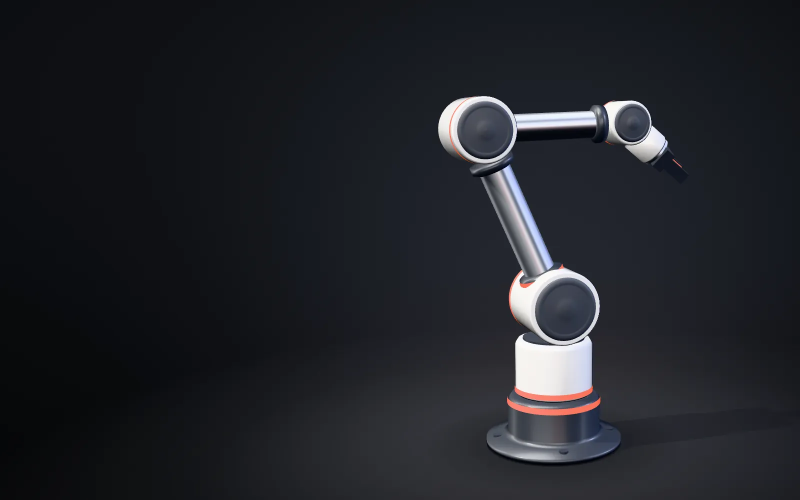
#> input picture .claude/skills/design-deep-dive/kb/creative/10-recipes/examples/l2-zveno/img/hero-d.webp, 1600 x 1000 px (shown at 1/2 size)
$ python series_metrics.py ../../kb/creative/10-recipes/examples/l2-zveno/img/hero-d.webp
#> lines starting #> are read from the running program, lines starting #| are printed output that depends on the picture
### .claude/skills/design-deep-dive/scripts/ai-media/palette.py
#!/usr/bin/env python3
"""palette.py — палитра картинки (k-means в OKLab с долями), ΔE к эталону, перенос цвета (Reinhard, MKL) и экспорт 3D LUT
(.cube). Python окружения скилла: numpy, Pillow.

Командная строка — замер палитры ассетов (этап design-system: палитра ключевых ассетов кодом, не со слов модели):
  palette.py IMG… [--k 6] [--json]
    на картинку — доминирующие цвета по площади: hex, доля, OKLCH (L, C, h°) и нейтрали — средние a, b OKLab пикселей с
    хромой < 0,03 (b > 0 — тёплые, b < 0 — холодные) и медиана хромы; у двух картинок и больше — ещё общая палитра всех
    (all); без --json — таблица. Картинка не читается — одна строка ошибки и код 2.

Модуль (импорт из соседних утилит):
  load(path, w=800) -> float RGB 0…1             — картинка, уменьшенная до стороны w
  palette(img, k=6) -> [(hex, share, oklab)]      — доминирующие цвета по площади; цветов меньше k — палитра короче
  adherence(pal, ref_pal) -> ΔE OKLab             — средняя по площади дистанция цветов картинки до ближайшего цвета эталона
  transfer_reinhard(src, ref, strength) / transfer_mkl(src, ref, strength) — глобальный перенос в OKLab
  grade_params, grade_match, parametric_grade     — грейд без содержания и параметрический грейд паспорта
  write_cube(fn, func, n=33)                      — LUT: func применяется к решётке sRGB, порядок R быстрее всего (Adobe .cube 1.0)"""
import numpy as np
from PIL import Image
M1 = np.array([[0.4122214708, 0.5363325363, 0.0514459929], [0.2119034982, 0.6806995451, 0.1073969566], [0.0883024619, 0.2817188376, 0.6299787005]])
M2 = np.array([[0.2104542553, 0.7936177850, -0.0040720468], [1.9779984951, -2.4285922050, 0.4505937099], [0.0259040371, 0.7827717662, -0.8086757660]])
def lin(c): return np.where(c <= 0.04045, c / 12.92, ((c + 0.055) / 1.055) ** 2.4)
def gam(c): c = np.clip(c, 0, 1); return np.where(c <= 0.0031308, c * 12.92, 1.055 * c ** (1 / 2.4) - 0.055)
def to_oklab(rgb): return np.cbrt(lin(rgb) @ M1.T) @ M2.T
def from_oklab(lab): return gam((np.linalg.inv(M2) @ lab.reshape(-1, 3).T).T.__pow__(3) @ np.linalg.inv(M1).T).reshape(lab.shape)
def load(p, w=800):
#> called with w = 600
    im = Image.open(p).convert("RGB"); im.thumbnail((w, w)); return np.asarray(im).astype(np.float64) / 255
#> in load, im is the input picture: PIL image 1600x1000 RGB; mean R, G, B 32.9, 34.8, 39.9
#> after `im.thumbnail((w, w))`:
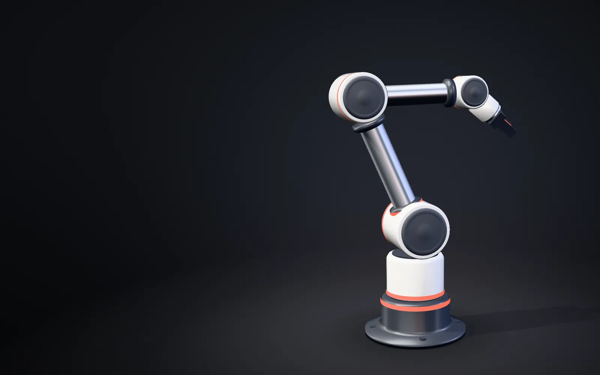
#> im: PIL image 600x375 RGB; mean R, G, B 32.9, 34.8, 39.9
def hexs(rgb): return "#%02x%02x%02x" % tuple(int(round(v * 255)) for v in np.clip(rgb, 0, 1))
def palette(img, k=6, iters=20, seed=0):
#> called with k = 5, iters = 20, seed = 0
    X = to_oklab(img.reshape(-1, 3)); rng = np.random.default_rng(seed); X = X[rng.choice(len(X), min(20000, len(X)), replace=False)]
    C = X[[rng.integers(len(X))]]
#> C = [[0.317, -0.000738, -0.0076]]
    for _ in range(k - 1):                                          # k-means++
        d = ((X[:, None] - C[None]) ** 2).sum(-1).min(1)
        if not d.sum() > 0:                                         # цветов меньше k: центров столько, сколько цветов
            break
        C = np.vstack([C, X[rng.choice(len(X), p=d / d.sum())]])
#> this loop made 4 passes
#> C on pass 1: [[0.317, -0.000738, -0.0076], [0.159, -0.000911, -0.00909]]
#> after the loop, C = [[0.317, -0.000738, -0.0076], [0.159, -0.000911, -0.00909], [0.742, 0.134, 0.0727], [0.211, -0.00879, -0.0352], [0.762, -0.0107, -0.00326]]
    k = len(C)
#> k = 5
    for _ in range(iters):
        lab_ = ((X[:, None] - C[None]) ** 2).sum(-1).argmin(1)
        C = np.array([X[lab_ == j].mean(0) if (lab_ == j).any() else C[j] for j in range(k)])
#> after the loop, C = [[0.318, 0.0007, -0.0113], [0.176, -0.00064, -0.00782], [0.609, 0.0221, 0.000139], [0.238, -0.00104, -0.0124], [0.912, 0.00262, -0.00912]]
    share = np.bincount(lab_, minlength=k) / len(X); o = np.argsort(-share)
#> after `share = np.bincount(lab_, minlength=k) / len(X)`: share = [0.134, 0.387, 0.019, 0.432, 0.0272]
#> after `o = np.argsort(-share)`: o = [3, 1, 0, 4, 2]
    return [(hexs(from_oklab(C[j][None])[0]), float(share[j]), C[j]) for j in o]
#> in gam, `c = np.clip(c, 0, 1)`: c = [[0.0116, 0.0136, 0.0184]]
def adherence(pal, ref_pal):
    R = np.array([c[2] for c in ref_pal]); return float(sum(s * np.sqrt(((c - R) ** 2).sum(1)).min() for _, s, c in pal))
def stats(img): X = to_oklab(img.reshape(-1, 3)); return X.mean(0), X.std(0), np.cov(X.T)
def transfer_reinhard(src, ref, strength=1.0):
    X = to_oklab(src.reshape(-1, 3)); ms, ss, _ = stats(src); mr, sr, _ = stats(ref)
    Y = (X - ms) * (sr / (ss + 1e-9)) + mr; Y = X + strength * (Y - X); return from_oklab(Y).reshape(src.shape)
def _sqrtm(A): w, V = np.linalg.eigh(A); return V @ np.diag(np.sqrt(np.clip(w, 1e-12, None))) @ V.T
def mkl_params(src, ref):
    ms, _, Cs = stats(src); mr, _, Cr = stats(ref); Cs12 = _sqrtm(Cs); iCs12 = np.linalg.inv(Cs12)
    return ms, mr, iCs12 @ _sqrtm(Cs12 @ Cr @ Cs12) @ iCs12        # Pitié & Kokaram 2007 (линейное MKL)
def apply_mkl(img, params, strength=1.0):
    ms, mr, T = params; X = to_oklab(img.reshape(-1, 3)); Y = (X - ms) @ T.T + mr; Y = X + strength * (Y - X)
    return from_oklab(Y).reshape(img.shape)
# [75 lines left out: functions write_cube, grade_params, grade_match, parametric_grade, oklch, measure and 2 more, not called in this run]

# [3 lines that do not run on import are left out]

### .claude/skills/design-deep-dive/scripts/ai-media/series_metrics.py
#!/usr/bin/env python3
"""series_metrics.py — согласованность серии картинок без платных судей.
Python 3.13, numpy, Pillow; палитра и OKLab — palette.py рядом.
Для набора: σ средней светлоты L, σ медианы хромы C, круговой разброс оттенка хроматических пикселей (°),
b* нейтралей (σ), попарный ΔE палитр (симметричная adherence, OKLab), pHash (Хэмминг из 64) — дубли и разнообразие.
CLI: python3 series_metrics.py IMG1 IMG2 … [--ref REF1 REF2 …] → JSON (с --ref — ещё ΔE каждой картинки к палитре эталона)."""
import sys, os, json, itertools, numpy as np
from PIL import Image
sys.path.insert(0, os.path.dirname(os.path.abspath(__file__)))  # palette.py — рядом
from palette import load, to_oklab, palette, adherence
def phash(p):
    g = np.asarray(Image.open(p).convert("L").resize((32, 32), Image.LANCZOS)).astype(np.float64)
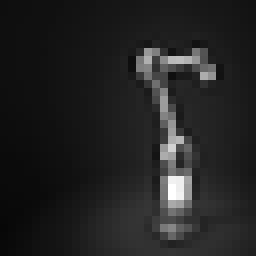
#> g: shape (32, 32) float64 (shown 8 times larger); min 7, max 255, mean 34.7
    n = 32; k = np.arange(n); D = np.cos(np.pi * (2 * k[None] + 1) * k[:, None] / (2 * n))   # DCT-II
    c = (D @ g @ D.T)[:8, :8]; return (c > np.median(c[1:].ravel())).ravel()
def per_image(p):
    im = load(p, 600); X = to_oklab(im.reshape(-1, 3)); C = np.hypot(X[:, 1], X[:, 2]); h = np.arctan2(X[:, 2], X[:, 1])
    ch = C > 0.04; n = C < 0.03
    return {"L": float(X[:, 0].mean()), "C": float(np.median(C)), "hue": float(np.angle(np.exp(1j * h[ch]).mean())) if ch.any() else 0.0,
            "b_neutral": float(X[n, 2].mean()) if n.any() else 0.0, "pal": palette(im, 5), "ph": phash(p)}
def series(paths, ref=None):
    I = [per_image(p) for p in paths]
#> I = 1 item
    hue = np.array([i["hue"] for i in I]); R = abs(np.exp(1j * hue).mean())
#> after `hue = np.array([i['hue'] for i in I])`: hue = [-0.684]
#> after `R = abs(np.exp(1j * hue).mean())`: R = 1
    pal_de = [0.5 * (adherence(a["pal"], b["pal"]) + adherence(b["pal"], a["pal"])) for a, b in itertools.combinations(I, 2)]
#> pal_de = []
    ham = [int((a["ph"] != b["ph"]).sum()) for a, b in itertools.combinations(I, 2)]
#> ham = []
    out = {"n": len(I), "sd_L": round(float(np.std([i["L"] for i in I])), 4), "sd_C": round(float(np.std([i["C"] for i in I])), 4),
           "hue_spread_deg": round(float(np.degrees(np.sqrt(-2 * np.log(max(R, 1e-9))))), 1),
           "sd_b_neutral": round(float(np.std([i["b_neutral"] for i in I])), 4),
#> (the run stopped early here; a loop or call above may not have finished)

$ run again, on .claude/skills/design-deep-dive/kb/creative/10-recipes/examples/l2-zveno/img/st-first-move.webp
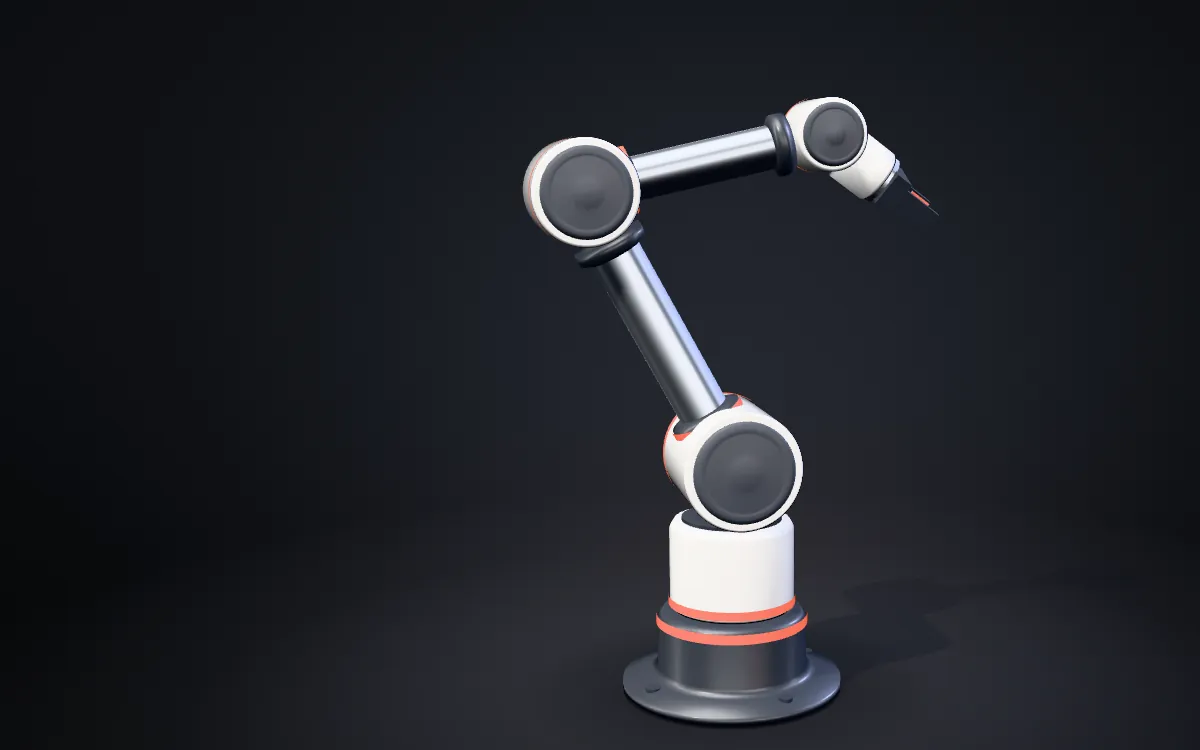
#> input picture .claude/skills/design-deep-dive/kb/creative/10-recipes/examples/l2-zveno/img/st-first-move.webp, 1200 x 750 px
#> in load, im is the input picture: PIL image 1200x750 RGB; mean R, G, B 35, 36.8, 42.2
#> im: PIL image 600x375 RGB
#> in palette, `C = X[[rng.integers(len(X))]]`: C = [[0.279, 0.00204, -0.0127]]
#> the loop in palette, `for _ in range(k - 1):` made 4 passes
#> C on pass 1: [[0.279, 0.00204, -0.0127], [0.963, 0.014, 0.00994]]
#> after the loop in palette, `for _ in range(k - 1):`: C = [[0.279, 0.00204, -0.0127], [0.963, 0.014, 0.00994], [0.216, -0.00268, -0.013], [0.444, 0.00231, -0.0129], [0.174, 0.000645, -0.00841]]
#> k = 5
#> after the loop in palette, `for _ in range(iters):`: C = [[0.273, 0.000708, -0.0134], [0.901, 0.00876, -0.000627], [0.221, -0.00127, -0.0113], [0.481, 0.00201, -0.0138], [0.176, -0.00063, -0.00812]]
#> share = [0.276, 0.0352, 0.352, 0.041, 0.296]
#> o = [2, 4, 0, 3, 1]
#> c = [[0.00913, 0.0108, 0.0146]]
#> in phash, `g = np.asarray(Image.open(p).convert("L").resize((32, 32), Image.LANCZ..`:
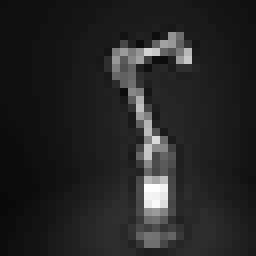
#> g: shape (32, 32) float64 (shown 8 times larger); min 10, max 253, mean 36.8
#> I = 1 item
#> hue = [-0.444]
#> R = 1
#> pal_de = []

$ run again, on .claude/skills/design-deep-dive/kb/creative/10-recipes/examples/l2-zveno/img/st-inside.webp
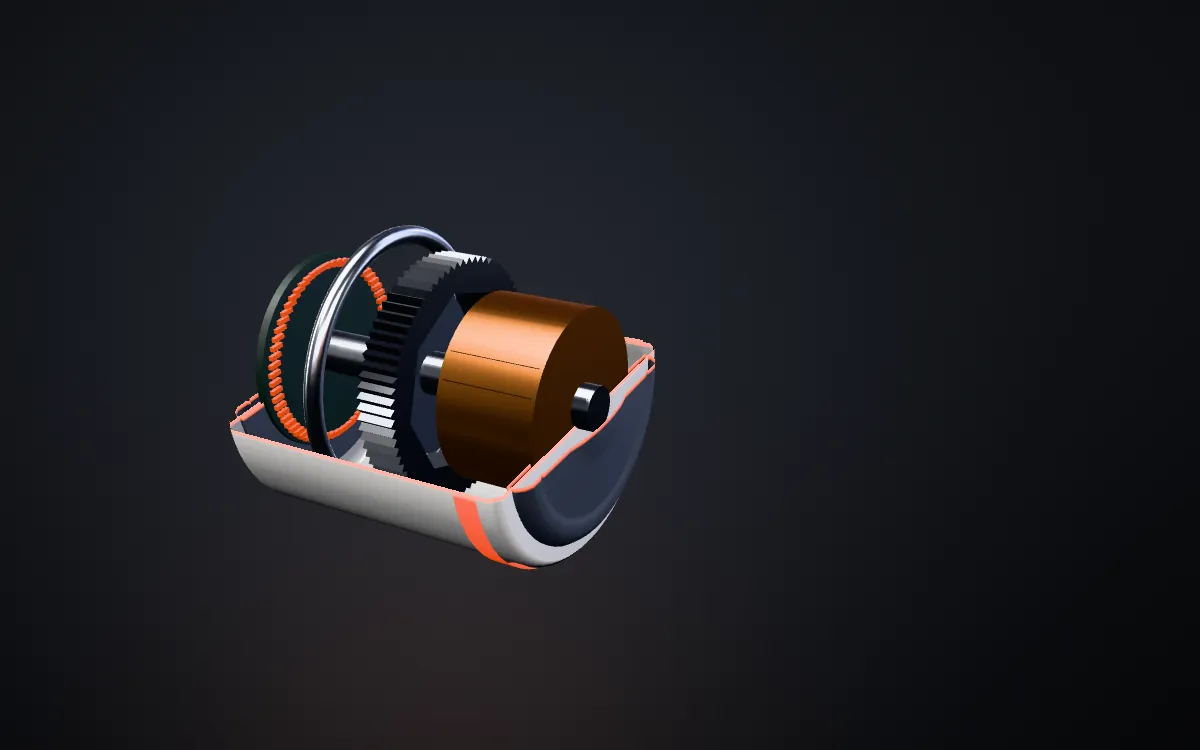
#> input picture .claude/skills/design-deep-dive/kb/creative/10-recipes/examples/l2-zveno/img/st-inside.webp, 1200 x 750 px
#> in load, im is the input picture: PIL image 1200x750 RGB; mean R, G, B 30.9, 30.5, 34
#> im: PIL image 600x375 RGB
#> in palette, `C = X[[rng.integers(len(X))]]`: C = [[0.246, 0.00837, -0.00124]]
#> the loop in palette, `for _ in range(k - 1):` made 4 passes
#> C on pass 1: [[0.246, 0.00837, -0.00124], [0.662, -0.006, 0.0118]]
#> after the loop in palette, `for _ in range(k - 1):`: C = [[0.246, 0.00837, -0.00124], [0.662, -0.006, 0.0118], [0.0974, -0.00418, -0.0219], [0.169, 0.000646, -0.00847], [0.265, 0.00581, -0.00395]]
#> k = 5
#> after the loop in palette, `for _ in range(iters):`: C = [[0.254, 0.00241, -0.00853], [0.783, 0.034, 0.0282], [0.164, -0.000408, -0.00752], [0.208, -0.000537, -0.0095], [0.501, 0.029, 0.0262]]
#> share = [0.35, 0.0265, 0.221, 0.383, 0.0193]
#> o = [3, 0, 2, 1, 4]
#> c = [[0.00786, 0.00895, 0.0118]]
#> in phash, `g = np.asarray(Image.open(p).convert("L").resize((32, 32), Image.LANCZ..`:
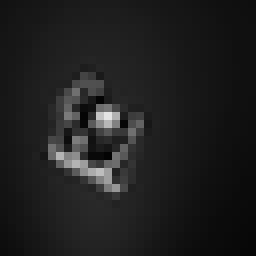
#> g: shape (32, 32) float64 (shown 8 times larger); min 3, max 228, mean 31
#> I = 1 item
#> hue = [0.859]
#> R = 1
#> pal_de = []
